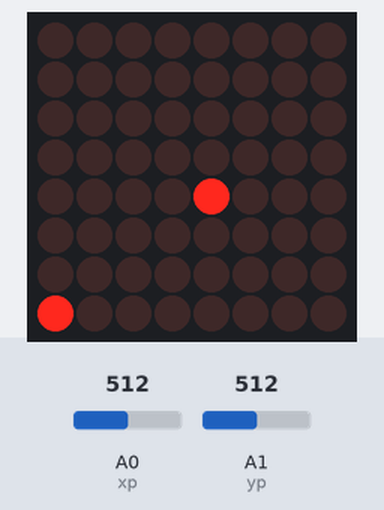
Bench run of a sketch on a simulated Arduino Uno, built with avr-gcc and run on an emulated ATmega328P. Shown: 8×8 LED matrix. The inputs (shaded band) are chosen by the test bench; at power-on: A0 (xp) = 512, A1 (yp) = 512. Random numbers use the default seed unless the sketch sets one.

Above: at 1.2 s.
1.3 s: A0 (xp) set to 692
2.8 s: A0 (xp) set to 708
At 2.98 s:
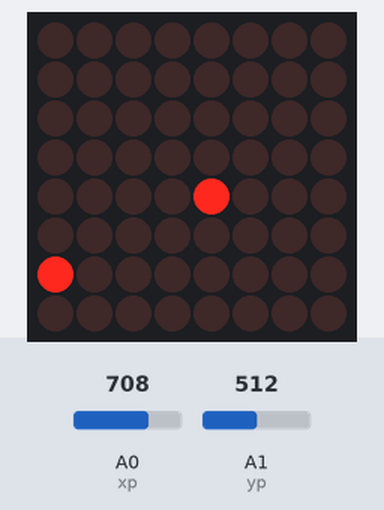
At 4.4 s:
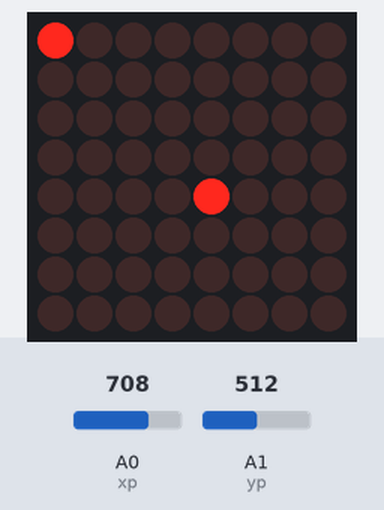
4.8 s: A1 (yp) set to 694
6.3 s: A1 (yp) set to 717
At 7.4 s:
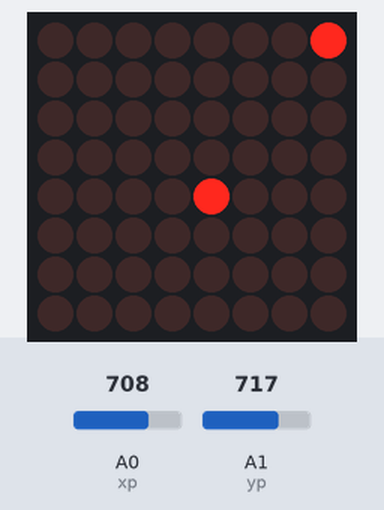
8.3 s: A0 (xp) set to 310
9.8 s: A0 (xp) set to 290
At 11.6 s:
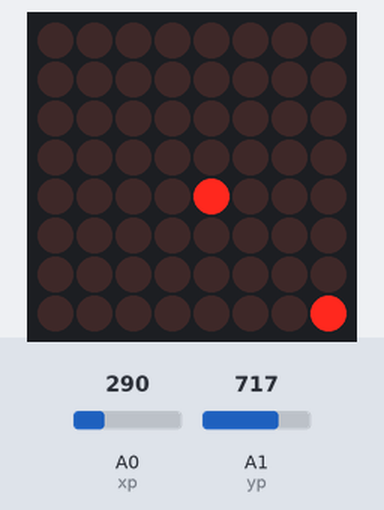
Timing chart, 0 to 12.8 s (numbered marks = the images above; inputs shaded):
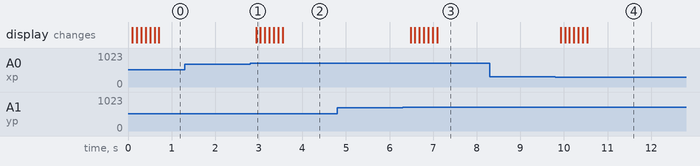

Measured:
- the behaviour switches between 700 and 701 on A0 (xp) (found by bisection; images 0 and 1)
- the behaviour switches between 707 and 708 on A1 (yp) (found by bisection; images 2 and 3)
- the behaviour switches between 300 and 299 on A0 (xp) (found by bisection; images 3 and 4)
- after the input at 1.3 s, every drawn part: stays the same
- after the input at 2.8 s, the display: changes after 0.14 s (image 1)
- after the input at 4.8 s, every drawn part: stays the same
- after the input at 6.3 s, the display: first changes after 0.18 s (image 3 shows a later state)
- after the input at 8.3 s, every drawn part: stays the same
- after the input at 9.8 s, the display: first changes after 0.12 s (image 4 shows a later state)

The sketch:

snake_game_arduino.ino
```cpp
#include "LedControl.h"

const int xp = 0;
const int yp = 1;
int dir = 1;

struct Apple {
  byte x;
  byte y;
};

struct Player {
  byte x;
  byte y;
  byte oldx;
  byte oldy;
  byte inuse = 0;
};

Apple apple;
Player player;
Player worm[64];

LedControl lc = LedControl(12, 10, 11, 1);

void setup() {
  /* matrix wake up */
  lc.shutdown(0,false);
  /* Set the brightness to a medium values */
  lc.setIntensity(0,8);
  /* and clear the display */
  lc.clearDisplay(0);
  startGame();
}

void startGame() {
  for (int i = 0; i < 63; i++) {
    worm[i].inuse = 0;
  }
  apple.x = 4;
  apple.y = 4;
  player.inuse = 1;
}

byte checkCollision(byte xcoord, byte ycoord) {
  for (int i = 0; i < 63; i++) {
    if (worm[i].inuse && worm[i].x == xcoord && worm[i].y == ycoord) {
      return 0;
    }
  }
  return 1;
}

void newApple() {
  byte rndx;
  byte rndy;
  while (1) {
    rndx = random(8);
    rndy = random(8);
    if (checkCollision(rndx, rndy)) break;
  }
  apple.x = rndx;
  apple.y = rndy;
}

void draw() {
  lc.clearDisplay(0);
  lc.setLed(0, player.x, player.y, true);
  lc.setLed(0, apple.x, apple.y, true);
  for (int i = 0; i < 63; i++) {
    if (worm[i].inuse == 1) {
      lc.setLed(0, worm[i].x, worm[i].y, true);
    }
  }
}

void moveTail() {
  if (player.x == apple.x && player.y == apple.y) {
    int c = 0;
    while(worm[c].inuse == 1) {
        c++;
    }
    newApple();
    worm[c].inuse = 1;
  }
  for (int i = 63; i > 0; i--) {
    if (worm[i].inuse == 1) {
      worm[i].x = worm[i-1].x;
      worm[i].y = worm[i-1].y;
    }
  }
  if (worm[0].inuse == 1) {
    worm[0].x = player.x;
    worm[0].y = player.y;
  }
}

void move() {
  delay(100);
  switch(dir) {
    case 1:
      if(player.x < 7) {
        moveTail();
        player.x++;
      }
      break;
    case 2:
      if(player.x > 0) {
        moveTail();
        player.x--;
      }
      break;
    case 3:
      if(player.y > 0) {
        moveTail();
        player.y--;
      }
      break;
    case 4:
      if(player.y < 7) {
        moveTail();
        player.y++;
      }
      break;
  }
  if (!checkCollision(player.x, player.y)) {
    startGame();
  }
}

void loop() {
  int ix = analogRead(xp);
  int iy = analogRead(yp);
  int greater;
  if (abs(ix - 512) > abs(iy - 512)) {
    greater = 0;
  } else {
    greater = 1;
  }
  if (greater == 0) {
    if(ix < 300 && !(dir == 2 && worm[0].inuse)) {
      dir = 1;
    } else if(ix > 700 && !(dir == 1 && worm[0].inuse)) {
      dir = 2;
    }
  }
  if (greater == 1) {
    if(iy < 300 && !(dir == 4 && worm[0].inuse)) {
      dir = 3;
    } else if(iy > 700 && !(dir == 3 && worm[0].inuse)) {
      dir = 4;
    }
  }
  move();
  draw();
}
```
